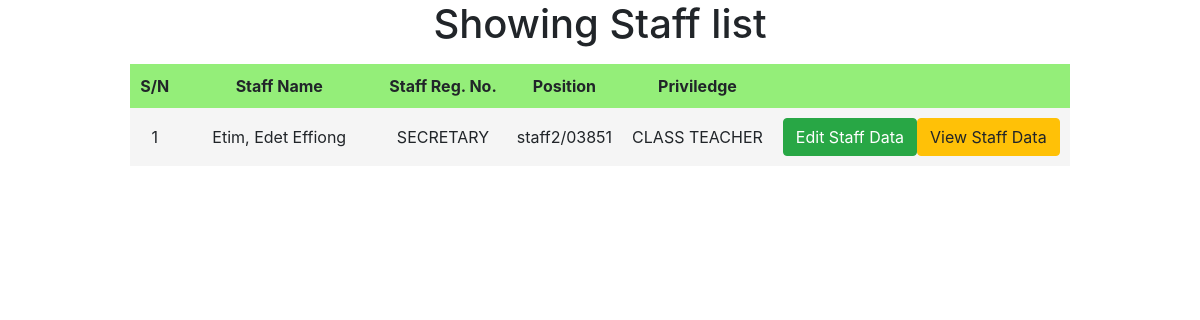
Page /secondary_school/view_staff_list.php on the earlier database version.
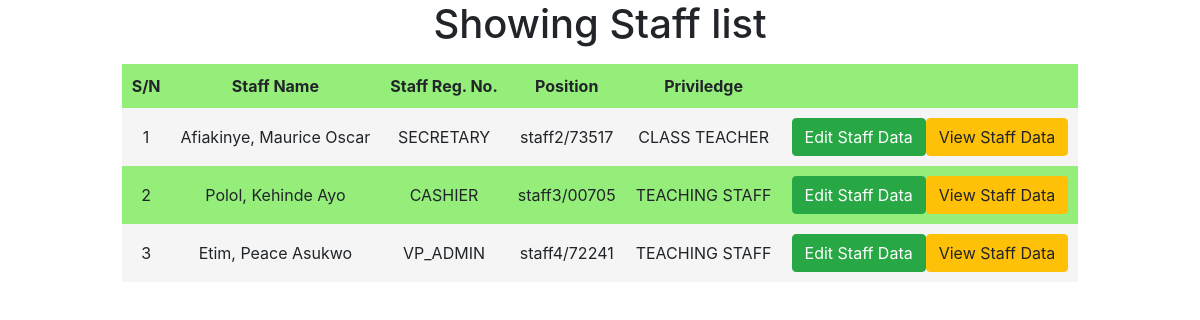
Same page on the later database version.
### tables this page shows
CREATE TABLE `staff` (
  `staff_id` int(10) NOT NULL AUTO_INCREMENT,
  `surname` varchar(20) NOT NULL,
  `othernames` varchar(40) NOT NULL,
  `gender` varchar(6) NOT NULL,
  `dob` date NOT NULL,
  `nationality` varchar(20) NOT NULL,
  `state_of_origin` varchar(40) NOT NULL,
  `lga_of_origin` varchar(40) NOT NULL,
  `name_of_nextofkin` varchar(60) NOT NULL,
  `relationship_with_nextofkin` varchar(20) NOT NULL,
  `phone 1` varchar(14) NOT NULL,
  `phone 2` varchar(14) NOT NULL,
  `email` varchar(40) NOT NULL,
  `residential_address` varchar(100) NOT NULL,
  `home_address` varchar(100) NOT NULL,
  `genotype` varchar(2) NOT NULL,
  `blood_group` varchar(2) NOT NULL,
  `disability` varchar(40) NOT NULL,
  `health_issue` varchar(60) NOT NULL,
  `health_issue_descr` text NOT NULL,
  `medical_fitness` varchar(60) NOT NULL,
  `medical_report` varchar(60) NOT NULL,
  `birth_certificate` varchar(60) NOT NULL,
  `certificate_of_origin` varchar(60) NOT NULL,
  `qualification` varchar(60) NOT NULL,
  `cv` varchar(60) NOT NULL,
  `status` varchar(15) NOT NULL,
  `priviledge` varchar(20) NOT NULL,
  `position` varchar(30) NOT NULL,
  `date_employed` date NOT NULL,
  `bank` varchar(60) NOT NULL,
  `account_no` varchar(11) NOT NULL,
  `account_name` varchar(60) NOT NULL,
  `salary` varchar(10) NOT NULL,
  `staff_reg_no` varchar(20) NOT NULL,
  `staff_password` varchar(255) NOT NULL,
  `passport` varchar(40) NOT NULL,
  `class` varchar(10) NOT NULL,
  PRIMARY KEY (`staff_id`)
);

### secondary_school/view_staff_list.php (the view)
<?php
require_once("connect.php");
include_once("head.php");
  $result=$con->query("SELECT * FROM `staff` WHERE `staff_id`<>'1'");
if ($result) {
  if ($result->num_rows > 0) {
    echo "<h1 align='center'>Showing Staff list </h1><p>";
    echo "<table cellspacing='10' cellpadding='10' border='0' align='center' class='data'>
            <tbody>
              <tr>
                <th>S/N</th>
                <th style='min-width:200px;'>Staff Name</th>
                <th>Staff Reg. No.</th>
                <th>Position</th>
                <th>Priviledge</th>
                <th></th>
              </tr>";
    $x=0;
    while ($row=$result->fetch_assoc()) {
      $count=$x+1;
      $staff_id[$x]=$row['staff_id'];
      $staff_reg_no[$x]=$row['staff_reg_no'];
      $surname[$x]=$row['surname'];
      $othernames[$x]=$row['othernames'];
      $full_name[$x]=$surname[$x].", ".$othernames[$x];
      $position=$row['position'];
      $priviledge=str_replace("_"," ",$row['priviledge']);
      echo "<tr>
                <td>".$count."</td>
                <td>
                  ".ucwords($full_name[$x])."
                </td>
                <td>".strtoupper($position)."</td>
                <td>".$staff_reg_no[$x]."</td>
                <td>".strtoupper($priviledge)."</td>
                <td class='input-group'>
                  <a title='Click Here to Edit details of ".$full_name[$x]."' href='edit_staff_record.php?id=$staff_id[$x]' class='btn btn-success'>
                      Edit Staff Data
                  </a>
                  <a title='Click Here to View details of ".$full_name[$x]."' href='view_staff_data.php?id=$staff_id[$x]' class='btn btn-warning'>
                      View Staff Data
                  </a>
                </td>
            </tr>";
            $x++;
    }
    echo "  </tbody>
          </table>";
  }else {
    echo "No staff record found in database";
  }
}else{
  echo "We had a technical problem and we're trying to resolve it.<br/>Try running the query again.";
}
?>

Differences in the rows shown:
changed staff "SECRETARY": x "Etim, Edet Effiong" → "Afiakinye, Maurice Oscar"; x "staff2/03851" → "staff2/73517"
added staff: count "2", x "Polol, Kehinde Ayo", position "CASHIER", x "staff3/00705", priviledge "TEACHING STAFF"
added staff: count "3", x "Etim, Peace Asukwo", position "VP_ADMIN", x "staff4/72241", priviledge "TEACHING STAFF"
